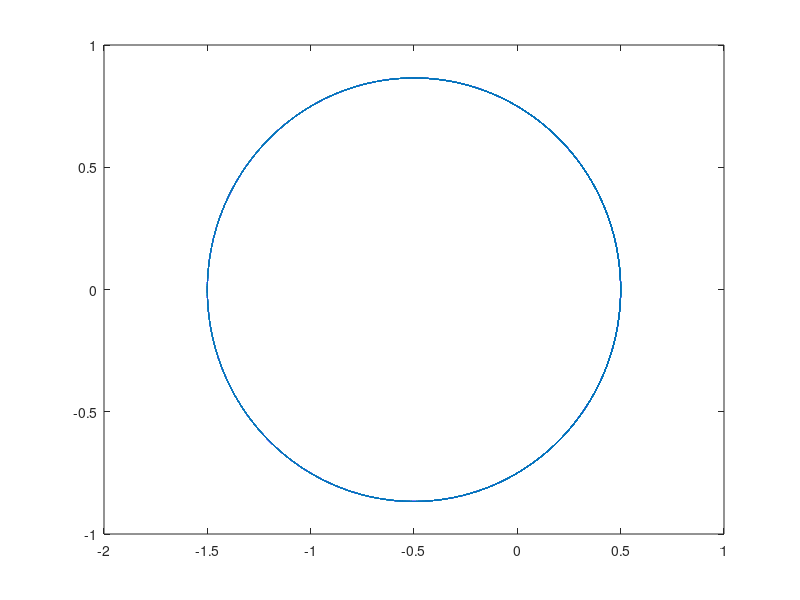
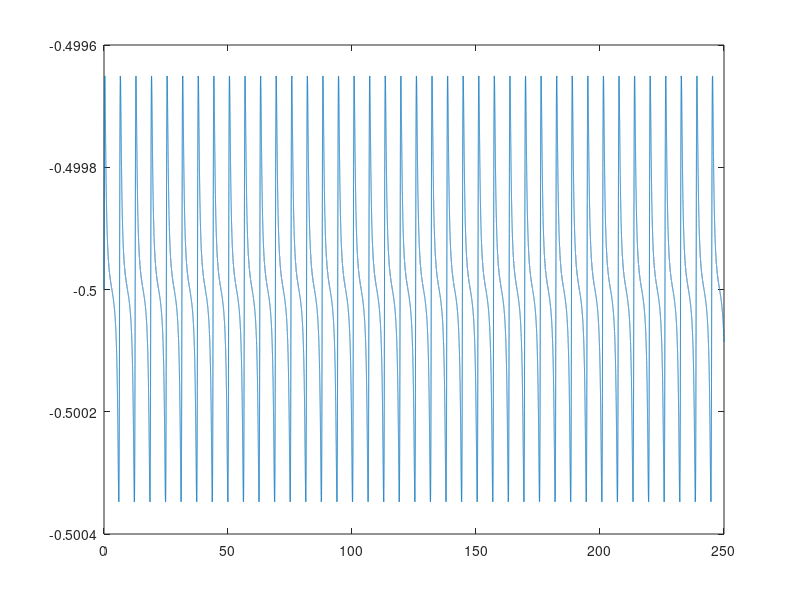

The MATLAB source for these figures, in order:
function Labb3
    %forwardEuler()
    %backwardEuler()
    symplecticEuler()
end

function forwardEuler
    %Här definieras steglängd ("h") och antal steg ("steps")
    h = 0.0005;
    steps = 500000;

    %Här skapas matriser för svaren p_1, p_2, q_1 och q_2
    p_1 = zeros(1, steps);
    p_2 = zeros(1, steps);
    q_1 = zeros(1, steps);
    q_2 = zeros(1, steps);

    %Här definieras begynnelsevärden
    a = 0.5; %excentriteten
    p_1(1) = 0;
    p_2(1) = sqrt((1+a)/(1-a));
    q_1(1) = 1-a;
    q_2(1) = 0;


    %Här skapas Framåt Euler funktionen
    for i = 1:steps
        [p_prim_1, p_prim_2] = keplerproblem(q_1(i), q_2(i));
        p_1(i+1) = p_1(i) + p_prim_1*h;
        p_2(i+1) = p_2(i) + p_prim_2*h;
        q_1(i+1) = q_1(i) + p_1(i)*h;
        q_2(i+1) = q_2(i) + p_2(i)*h;
    end

    plot(q_1, q_2)
    axis equal
    
    energy(p_1, p_2, q_1, q_2, h, steps);
end

function backwardEuler
    %Här definieras steglängd ("h") och antal steg ("steps") och tol
    h = 0.0005;
    steps = 500000;
    tol = 1e-2;

    %Här skapas matriser för svaren p_1, p_2, q_1 och q_2
    p_1 = zeros(1, steps);
    p_2 = zeros(1, steps);
    q_1 = zeros(1, steps);
    q_2 = zeros(1, steps);

    %Här definieras begynnelsevärden
    a = 0.5; %excentriteten
    p_1(1) = 0;
    p_2(1) = sqrt((1+a)/(1-a));
    q_1(1) = 1-a;
    q_2(1) = 0;

    %Här skapas Framåt Euler funktionen
    for i = 1:steps
        p_1_next = p_1(i);
        p_2_next = p_2(i);
        q_1_next = q_1(i);
        q_2_next = q_2(i);
        
        for j = 1:100 
            [p_prim_1, p_prim_2] = keplerproblem(q_1(i), q_2(i));
            q_1_next = q_1(i) + p_1(i)*h;
            q_2_next = q_2(i) + p_2(i)*h;
            p_1_next = p_1(i) + p_prim_1*h;
            p_2_next = p_2(i) + p_prim_2*h;            
        end
        
        p_1(i+1) = p_1_next;
        p_2(i+1) = p_2_next;
        q_1(i+1) = q_1_next;
        q_2(i+1) = q_2_next;
        
    end

    plot(q_1, q_2)
    axis equal
    
    energy(p_1, p_2, q_1, q_2, h, steps);
end

function symplecticEuler
    clear all
    close all

    %Här definieras steglängd ("h") och antal steg ("steps")
    h = 0.0005;
    steps = 500000;

    %Här definieras begynnelsevärden
    a = 0.5; %excentriteten
    p_1(1) = 0;
    p_2(1) = sqrt((1+a)/(1-a));
    q_1(1) = 1-a;
    q_2(1) = 0;


    %Här skapas den Symplektiska-Euler funktionen

    for i=1:steps
        [p_prim_1, p_prim_2] = keplerproblem(q_1(i), q_2(i));
        p_1(i+1) = p_1(i) + p_prim_1*h;
        p_2(i+1) = p_2(i) + p_prim_2*h;
        q_1(i+1) = q_1(i) + p_1(i+1)*h; 
        q_2(i+1) = q_2(i) + p_2(i+1)*h;
    end

    plot(q_1, q_2)
    energy(p_1, p_2, q_1, q_2, h, steps);
end

%funktionen för Keplerproblemet
function [p_prim_1, p_prim_2] = keplerproblem(q_1, q_2)
%Formeln nedan är keplerproblemet, och är given i uppgiften
    p_prim_1 = -q_1/(((q_1^2)+(q_2^2))^(3/2));
    p_prim_2 = -q_2/(((q_1^2)+(q_2^2))^(3/2));
end

%funktion för energi
function energy(p_1, p_2, q_1, q_2, h, steps)
    figure
    f = @(p_1, p_2, q_1, q_2) 1/2*(p_1.^2 + p_2.^2)-1./sqrt(q_1.^2+q_2.^2);
    
    t = 0:h:h*steps;
    
    points = f(p_1, p_2, q_1, q_2);
    
    plot(t, points)
end
